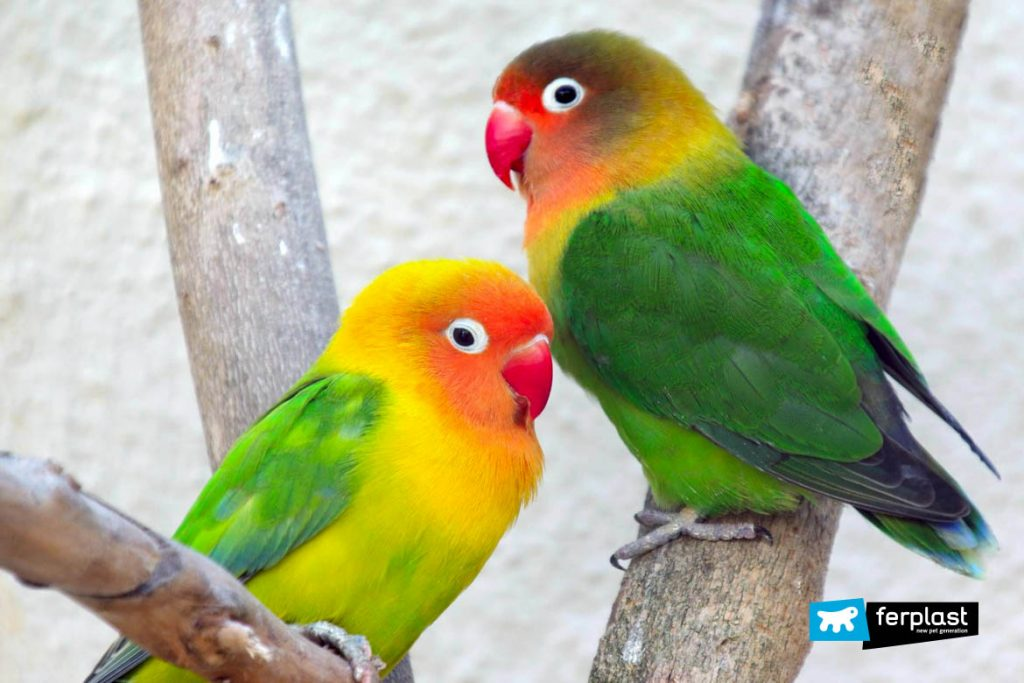
#> input picture standard_test_images/bird.jpg, 1024 x 683 px, found by its file name
$ python invert.py   (older library calls are emulated)
#> lines starting #> are read from the running program, lines starting #| are printed output that depends on the picture
import scipy.misc
import math
import numpy as np
from numpy import asarray
from PIL import Image

a = Image.open('/home/thaidy/Desktop/bird.jpg').convert('L')
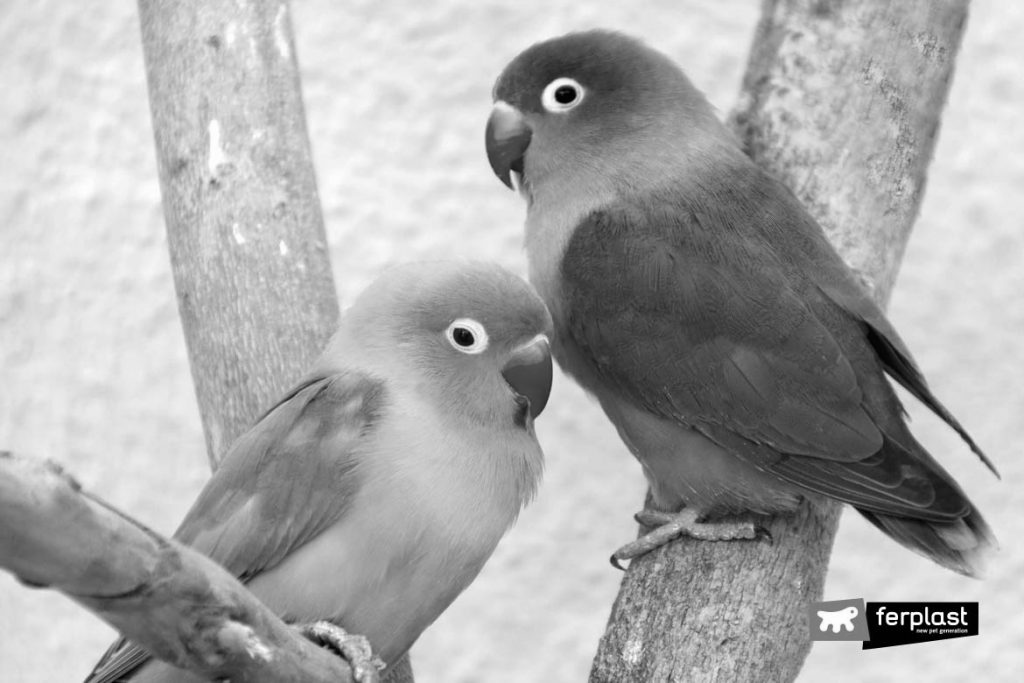
#> a: PIL image 1024x683 L; min 0, max 255, mean 171.2
a = asarray(a)
b = 255 - a
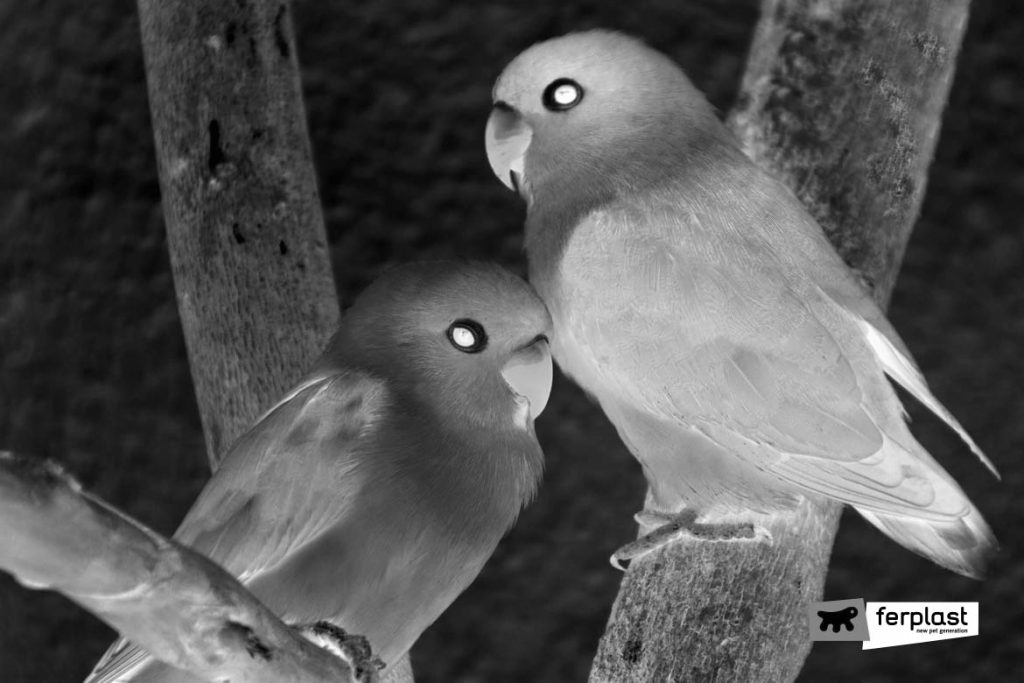
#> b: shape (683, 1024); min 0, max 255, mean 83.8
b = Image.fromarray(b)
b.save('/home/thaidy/Desktop/output.png')
b.show()

$ run again, with standard_test_images/abs.jpg copied over standard_test_images/bird.jpg
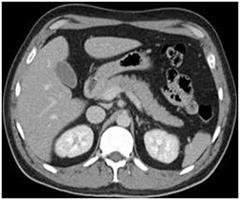
#> input picture standard_test_images/abs.jpg, 240 x 200 px, found by its file name
#> `b = 255 - a`:
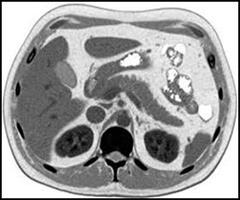
#> b: shape (200, 240); min 0, max 255, mean 159

$ run again, with standard_test_images/abs2.jpg copied over standard_test_images/bird.jpg
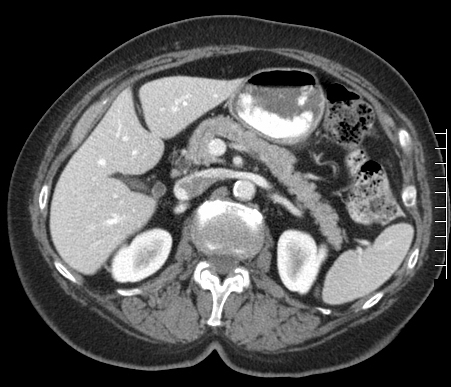
#> input picture standard_test_images/abs2.jpg, 451 x 387 px, found by its file name
#> `b = 255 - a`:
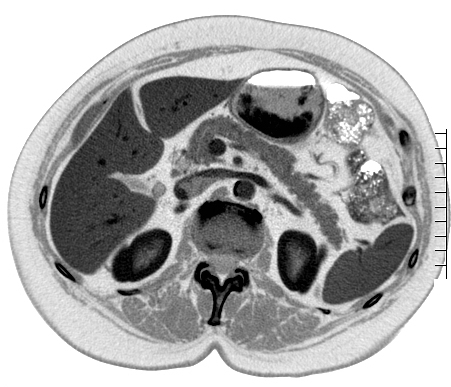
#> b: shape (387, 451); min 0, max 255, mean 171.8
